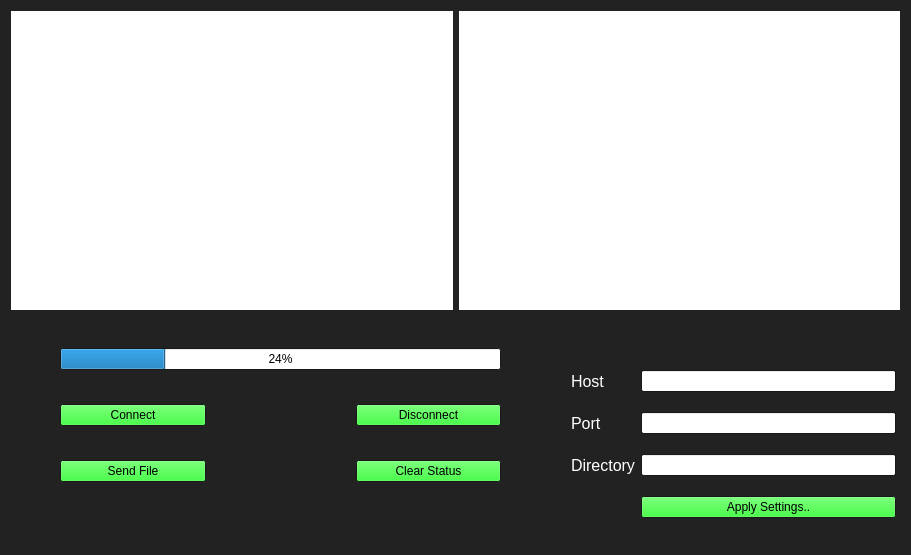
<?xml version="1.0" encoding="UTF-8"?>
<ui version="4.0">
 <class>MainWindow</class>
 <widget class="QMainWindow" name="MainWindow">
  <property name="geometry">
   <rect>
    <x>0</x>
    <y>0</y>
    <width>911</width>
    <height>555</height>
   </rect>
  </property>
  <property name="palette">
   <palette>
    <active>
     <colorrole role="Button">
      <brush brushstyle="SolidPattern">
       <color alpha="255">
        <red>0</red>
        <green>255</green>
        <blue>0</blue>
       </color>
      </brush>
     </colorrole>
     <colorrole role="Base">
      <brush brushstyle="SolidPattern">
       <color alpha="255">
        <red>255</red>
        <green>255</green>
        <blue>255</blue>
       </color>
      </brush>
     </colorrole>
     <colorrole role="Window">
      <brush brushstyle="SolidPattern">
       <color alpha="255">
        <red>34</red>
        <green>34</green>
        <blue>34</blue>
       </color>
      </brush>
     </colorrole>
    </active>
    <inactive>
     <colorrole role="Button">
      <brush brushstyle="SolidPattern">
       <color alpha="255">
        <red>0</red>
        <green>255</green>
        <blue>0</blue>
       </color>
      </brush>
     </colorrole>
     <colorrole role="Base">
      <brush brushstyle="SolidPattern">
       <color alpha="255">
        <red>255</red>
        <green>255</green>
        <blue>255</blue>
       </color>
      </brush>
     </colorrole>
     <colorrole role="Window">
      <brush brushstyle="SolidPattern">
       <color alpha="255">
        <red>34</red>
        <green>34</green>
        <blue>34</blue>
       </color>
      </brush>
     </colorrole>
    </inactive>
    <disabled>
     <colorrole role="Button">
      <brush brushstyle="SolidPattern">
       <color alpha="255">
        <red>0</red>
        <green>255</green>
        <blue>0</blue>
       </color>
      </brush>
     </colorrole>
     <colorrole role="Base">
      <brush brushstyle="SolidPattern">
       <color alpha="255">
        <red>34</red>
        <green>34</green>
        <blue>34</blue>
       </color>
      </brush>
     </colorrole>
     <colorrole role="Window">
      <brush brushstyle="SolidPattern">
       <color alpha="255">
        <red>34</red>
        <green>34</green>
        <blue>34</blue>
       </color>
      </brush>
     </colorrole>
    </disabled>
   </palette>
  </property>
  <property name="windowTitle">
   <string>MainWindow</string>
  </property>
  <property name="windowIcon">
   <iconset>
    <normaloff>../Token(Dark) Icon 10.ico</normaloff>../Token(Dark) Icon 10.ico</iconset>
  </property>
  <property name="windowOpacity">
   <double>1.000000000000000</double>
  </property>
  <widget class="QWidget" name="centralWidget">
   <widget class="QWidget" name="gridLayoutWidget_2">
    <property name="geometry">
     <rect>
      <x>0</x>
      <y>320</y>
      <width>561</width>
      <height>201</height>
     </rect>
    </property>
    <layout class="QGridLayout" name="gridLayout_2">
     <property name="leftMargin">
      <number>60</number>
     </property>
     <property name="topMargin">
      <number>0</number>
     </property>
     <property name="rightMargin">
      <number>60</number>
     </property>
     <property name="horizontalSpacing">
      <number>150</number>
     </property>
     <item row="4" column="1">
      <widget class="QPushButton" name="clear">
       <property name="text">
        <string>Clear Status</string>
       </property>
      </widget>
     </item>
     <item row="1" column="0">
      <widget class="QPushButton" name="connect">
       <property name="text">
        <string>Connect</string>
       </property>
      </widget>
     </item>
     <item row="1" column="1">
      <widget class="QPushButton" name="disconnect">
       <property name="text">
        <string>Disconnect</string>
       </property>
      </widget>
     </item>
     <item row="4" column="0">
      <widget class="QPushButton" name="sndfile">
       <property name="text">
        <string>Send File</string>
       </property>
      </widget>
     </item>
     <item row="0" column="0" colspan="2">
      <widget class="QProgressBar" name="progressBar">
       <property name="palette">
        <palette>
         <active>
          <colorrole role="WindowText">
           <brush brushstyle="SolidPattern">
            <color alpha="255">
             <red>255</red>
             <green>255</green>
             <blue>255</blue>
            </color>
           </brush>
          </colorrole>
         </active>
         <inactive>
          <colorrole role="WindowText">
           <brush brushstyle="SolidPattern">
            <color alpha="255">
             <red>255</red>
             <green>255</green>
             <blue>255</blue>
            </color>
           </brush>
          </colorrole>
         </inactive>
         <disabled>
          <colorrole role="WindowText">
           <brush brushstyle="SolidPattern">
            <color alpha="255">
             <red>122</red>
             <green>122</green>
             <blue>122</blue>
            </color>
           </brush>
          </colorrole>
         </disabled>
        </palette>
       </property>
       <property name="value">
        <number>24</number>
       </property>
      </widget>
     </item>
    </layout>
   </widget>
   <widget class="QWidget" name="horizontalLayoutWidget">
    <property name="geometry">
     <rect>
      <x>0</x>
      <y>0</y>
      <width>911</width>
      <height>321</height>
     </rect>
    </property>
    <layout class="QHBoxLayout" name="horizontalLayout">
     <item>
      <widget class="QTextEdit" name="statusBox">
       <property name="frameShape">
        <enum>QFrame::NoFrame</enum>
       </property>
      </widget>
     </item>
     <item>
      <widget class="QListWidget" name="fileBox">
       <property name="frameShape">
        <enum>QFrame::NoFrame</enum>
       </property>
       <property name="frameShadow">
        <enum>QFrame::Sunken</enum>
       </property>
      </widget>
     </item>
    </layout>
   </widget>
   <widget class="QWidget" name="formLayoutWidget">
    <property name="geometry">
     <rect>
      <x>560</x>
      <y>320</y>
      <width>351</width>
      <height>274</height>
     </rect>
    </property>
    <layout class="QFormLayout" name="formLayout">
     <property name="verticalSpacing">
      <number>20</number>
     </property>
     <property name="topMargin">
      <number>50</number>
     </property>
     <property name="rightMargin">
      <number>15</number>
     </property>
     <item row="0" column="1">
      <widget class="QLineEdit" name="hostEdit"/>
     </item>
     <item row="0" column="0">
      <widget class="QLabel" name="label">
       <property name="palette">
        <palette>
         <active>
          <colorrole role="WindowText">
           <brush brushstyle="SolidPattern">
            <color alpha="255">
             <red>255</red>
             <green>255</green>
             <blue>255</blue>
            </color>
           </brush>
          </colorrole>
         </active>
         <inactive>
          <colorrole role="WindowText">
           <brush brushstyle="SolidPattern">
            <color alpha="255">
             <red>255</red>
             <green>255</green>
             <blue>255</blue>
            </color>
           </brush>
          </colorrole>
         </inactive>
         <disabled>
          <colorrole role="WindowText">
           <brush brushstyle="SolidPattern">
            <color alpha="255">
             <red>122</red>
             <green>122</green>
             <blue>122</blue>
            </color>
           </brush>
          </colorrole>
         </disabled>
        </palette>
       </property>
       <property name="font">
        <font>
         <pointsize>12</pointsize>
        </font>
       </property>
       <property name="text">
        <string>Host</string>
       </property>
      </widget>
     </item>
     <item row="2" column="1">
      <widget class="QLineEdit" name="directoryEdit"/>
     </item>
     <item row="2" column="0">
      <widget class="QLabel" name="label_2">
       <property name="palette">
        <palette>
         <active>
          <colorrole role="WindowText">
           <brush brushstyle="SolidPattern">
            <color alpha="255">
             <red>255</red>
             <green>255</green>
             <blue>255</blue>
            </color>
           </brush>
          </colorrole>
         </active>
         <inactive>
          <colorrole role="WindowText">
           <brush brushstyle="SolidPattern">
            <color alpha="255">
             <red>255</red>
             <green>255</green>
             <blue>255</blue>
            </color>
           </brush>
          </colorrole>
         </inactive>
         <disabled>
          <colorrole role="WindowText">
           <brush brushstyle="SolidPattern">
            <color alpha="255">
             <red>122</red>
             <green>122</green>
             <blue>122</blue>
            </color>
           </brush>
          </colorrole>
         </disabled>
        </palette>
       </property>
       <property name="font">
        <font>
         <pointsize>12</pointsize>
        </font>
       </property>
       <property name="text">
        <string>Directory</string>
       </property>
      </widget>
     </item>
     <item row="1" column="1">
      <widget class="QLineEdit" name="portEdit"/>
     </item>
     <item row="1" column="0">
      <widget class="QLabel" name="label_3">
       <property name="palette">
        <palette>
         <active>
          <colorrole role="WindowText">
           <brush brushstyle="SolidPattern">
            <color alpha="255">
             <red>255</red>
             <green>255</green>
             <blue>255</blue>
            </color>
           </brush>
          </colorrole>
          <colorrole role="Text">
           <brush brushstyle="SolidPattern">
            <color alpha="255">
             <red>255</red>
             <green>255</green>
             <blue>255</blue>
            </color>
           </brush>
          </colorrole>
          <colorrole role="ButtonText">
           <brush brushstyle="SolidPattern">
            <color alpha="255">
             <red>255</red>
             <green>255</green>
             <blue>255</blue>
            </color>
           </brush>
          </colorrole>
          <colorrole role="ToolTipText">
           <brush brushstyle="SolidPattern">
            <color alpha="255">
             <red>255</red>
             <green>255</green>
             <blue>255</blue>
            </color>
           </brush>
          </colorrole>
         </active>
         <inactive>
          <colorrole role="WindowText">
           <brush brushstyle="SolidPattern">
            <color alpha="255">
             <red>255</red>
             <green>255</green>
             <blue>255</blue>
            </color>
           </brush>
          </colorrole>
          <colorrole role="Text">
           <brush brushstyle="SolidPattern">
            <color alpha="255">
             <red>255</red>
             <green>255</green>
             <blue>255</blue>
            </color>
           </brush>
          </colorrole>
          <colorrole role="ButtonText">
           <brush brushstyle="SolidPattern">
            <color alpha="255">
             <red>255</red>
             <green>255</green>
             <blue>255</blue>
            </color>
           </brush>
          </colorrole>
          <colorrole role="ToolTipText">
           <brush brushstyle="SolidPattern">
            <color alpha="255">
             <red>255</red>
             <green>255</green>
             <blue>255</blue>
            </color>
           </brush>
          </colorrole>
         </inactive>
         <disabled>
          <colorrole role="WindowText">
           <brush brushstyle="SolidPattern">
            <color alpha="255">
             <red>122</red>
             <green>122</green>
             <blue>122</blue>
            </color>
           </brush>
          </colorrole>
          <colorrole role="Text">
           <brush brushstyle="SolidPattern">
            <color alpha="255">
             <red>122</red>
             <green>122</green>
             <blue>122</blue>
            </color>
           </brush>
          </colorrole>
          <colorrole role="ButtonText">
           <brush brushstyle="SolidPattern">
            <color alpha="255">
             <red>122</red>
             <green>122</green>
             <blue>122</blue>
            </color>
           </brush>
          </colorrole>
          <colorrole role="ToolTipText">
           <brush brushstyle="SolidPattern">
            <color alpha="255">
             <red>255</red>
             <green>255</green>
             <blue>255</blue>
            </color>
           </brush>
          </colorrole>
         </disabled>
        </palette>
       </property>
       <property name="font">
        <font>
         <pointsize>12</pointsize>
        </font>
       </property>
       <property name="text">
        <string>Port</string>
       </property>
      </widget>
     </item>
     <item row="3" column="1">
      <widget class="QPushButton" name="settings">
       <property name="text">
        <string>Apply Settings..</string>
       </property>
      </widget>
     </item>
    </layout>
   </widget>
  </widget>
  <widget class="QMenuBar" name="menuBar">
   <property name="geometry">
    <rect>
     <x>0</x>
     <y>0</y>
     <width>911</width>
     <height>19</height>
    </rect>
   </property>
  </widget>
 </widget>
 <layoutdefault spacing="6" margin="11"/>
 <resources/>
 <connections/>
</ui>
